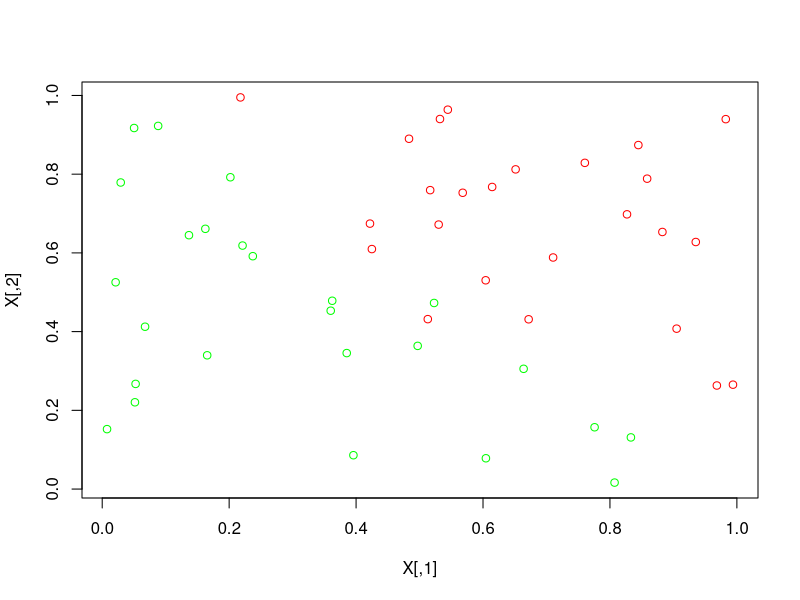

Here is the R script that generated this plot: (Note: this script raises an error after producing the figure.)
generate_points <- function(N, include_func, direction, B_N, B_P) {
    # Create set of 2D points, with binary categorisation split
    # fuzzily either side of 2 2D decision boundary.
    points = matrix(nrow=0, ncol=2)
    while(dim(points)[1] < N)
    {
        P = c(runif(1), runif(1))
        signed_dist = (B_N %*% (P - B_P))[1]
        include_prob = include_func(signed_dist, direction)
        if(runif(1) > include_prob)
            next
        points = rbind(points, P)
    }
    return(points)
}

include_func <- function(signed_dist, direction) {
    # Given a signed distance value from the decision boundary,
    # return whether point is included
    include_prob = 0.5 * (10 * direction * signed_dist + 1)
    include_prob = pmax(pmin(include_prob, 1.0), 0.0)
    include_prob = include_prob ^ 1
    include_prob
}

create_data <- function(N, B_P, B_D) {
    # Create 2D points data, with binary classification indicator
    # and corresponding display color
    B_N = c(-1.0 * B_D[2], B_D[1])

    set_A = generate_points(N/2, include_func, 1.0, B_N, B_P)
    set_B = generate_points(N/2, include_func, -1.0, B_N, B_P)
    X0 = rbind(set_A, set_B)
    Y0 = c(rep(-1, N/2), rep(1, N/2))

    indices0 = rep(0, N)
    for(i in 1:N)
        indices0[i] = i

    indices = sample(indices0, replace=FALSE)

    data = matrix(nrow=0, ncol=4)

    for(i in 1:N)
    {
        if(Y0[indices[i]] == 1)
            col = "red"
        else
            col = "green"
        data = rbind(data, c(X0[indices[i],], Y0[indices[i]], col))
    }
    return(data)
}

objective_function <- function(X, Y, DELTAS){
    # The objective function of the SVM optimisation.
    tmp = 0
    for(i in 1:N)
    {
        for(k in 1:N)
        {
            tmp = tmp + DELTAS[i] * DELTAS[k] * Y[i] * Y[k] * as.numeric(X[i,] %*% X[k,])
        }
    }

    sum(DELTAS) - 0.5 * tmp
}

objective_reduced <- function(X, Y, ZETA, DELTAS, i1, i2) {
    # Determine the values of the 2 indicated variables which maximise
    # the objective function when all other variables are held constant 
    d1_lin = 0.0
    d2_lin = 0.0
    d1_quad = 0.0
    d2_quad = 0.0
    cross_quad = 0.0
    const = 0.0

    for(i in 1:N)
    {
        for(k in 1:N)
        {
            if((i == i1)&&(k == i1))
                d1_quad = d1_quad - 0.5 * (Y[i] * Y[k] * as.numeric(X[i,] %*% X[k,]))
                next
            if((i == i1)&&(k == i2))
                cross_quad = cross_quad - 0.5 * ( Y[i] * Y[k] * as.numeric(X[i,] %*% X[k,]))
                next
            if((i == i2)&&(k == i1))
                cross_quad = cross_quad - 0.5 * (Y[i] * Y[k] * as.numeric(X[i,] %*% X[k,]))
                next
            if((i == i2)&&(k == i2))
                d2_quad = d2_quad - 0.5 * ( Y[i] * Y[k] * as.numeric(X[i,] %*% X[k,]))
                next

            if((i == i1)||(k == i1))
                d1_lin = d1_lin - 0.5 * (Y[i] * Y[k] * as.numeric(X[i,] %*% X[k,]))
                next
            if((i == i2)||(k == i2))
                d2_lin = d2_lin - 0.5 * (Y[i] * Y[k] * as.numeric(X[i,] %*% X[k,]))
                next

            const = const - 0.5 * (DELTAS[i] * DELTAS[k] * Y[i] * Y[k] * as.numeric(X[i,] %*% X[k,]))
        }
    }

    c = const
    for(i in 1:N)
    {
        if((i == i1)||(i == i2))
            next
        c = c + DELTAS[i]
    }

    b = d2_lin - Y[i1] * Y[i2] * d1_lin - d1_quad * Y[i1]^2 * 2 * ZETA * Y[i2] + cross_quad * Y[i1] * ZETA + 1 - Y[i1]*Y[i2]
    a = d2_quad + d1_quad * Y[i1]^2 * Y[i2]^2 - cross_quad * Y[i1] * Y[i2]

    c(a, b, c)
}

# 40 points
N = 50

# Linear decision boundary
B_P = c(1.0, 0.0)
B_D = c(-1.0, 1.0)

# Generate data
data = create_data(N, B_P, B_D)

# Unpack & display data
X = cbind(as.numeric(data[,1]), as.numeric(data[,2]))
Y = as.numeric(data[,3])
cols = data[,4]
plot(X, col=cols)


optimise_simple <- function(C) {
    DELTAS = rep(0, N)
    #runif(N) * C
    epsilon = 0.0001
    diff = 0.01 * C
    
    while(1)
    {
        val = objective_function(X, Y, DELTAS)
        cat("\n", val, " (", Y %*% DELTAS, ")\n")

        for(i in 1:N)
        {
            i1 = as.integer(runif(1) * N)
            i2 = as.integer(runif(1) * N)

            diff1 = (runif(1) - 0.5) * diff

            DELTAS_TENTATIVE = DELTAS
            DELTAS_TENTATIVE[i1] = DELTAS[i1] - diff1
            if(objective_function(X, Y, DELTAS_TENTATIVE) <= val)
                DELTAS_TENTATIVE[i1] = DELTAS[i1] + diff1
            if(objective_function(X, Y, DELTAS_TENTATIVE) <= val)
                next

            DELTAS_TENTATIVE[i1] = min(max(DELTAS_TENTATIVE[i1], 0.0), C)

            constraint_sum = as.numeric(DELTAS_TENTATIVE %*% Y)

            DELTAS_TENTATIVE[i2] = DELTAS_TENTATIVE[i2] - Y[i2] * constraint_sum

            DELTAS = DELTAS_TENTATIVE
        }

        val_new = objective_function(X, Y, DELTAS)
        print(val_new)
    }

    return(DELTAS)
}

optimise_simple_with_constraints <- function(C) {
    DELTAS = runif(N) * C
    epsilon = 0.0001
    diff = 0.01 * C

    while(1)
    {
        val = objective_function(X, Y, DELTAS)
        cat(val, " (", Y %*% DELTAS, ")\n")
        
        for(i in 1:N)
        {
            i1 = as.integer(runif(1) * N) + 1
            i2 = as.integer(runif(1) * N) + 1

            ZETA = 0.0
            for(j in 1:N)
            {
                if(j == i1 || j == i2)
                    next
                ZETA = ZETA - DELTAS[j] * Y[j]
            }

            diff1 = runif(1) * diff
            DELTAS_TENTATIVE = DELTAS
            DELTAS_TENTATIVE[i1] = DELTAS[i1] + diff1
            DELTAS_TENTATIVE[i1] = max(min(DELTAS_TENTATIVE[i1], C), 0.0)
            if(objective_function(X, Y, DELTAS_TENTATIVE) < val)
            {
                DELTAS_TENTATIVE[i1] = DELTAS[i1] - diff1
                DELTAS_TENTATIVE[i1] = max(min(DELTAS_TENTATIVE[i1], C), 0.0)
            }
            
            DELTAS_TENTATIVE[i2] = Y[i2]*(ZETA - DELTAS_TENTATIVE[i1]*Y[i1])
            DELTAS_TENTATIVE[i2] = max(min(DELTAS_TENTATIVE[i2], C), 0.0)
            if(objective_function(X, Y, DELTAS_TENTATIVE) > val)
                DELTAS = DELTAS_TENTATIVE
        }

        val_new = objective_function(X, Y, DELTAS)
        if(abs(val - val_new) < epsilon)
            break
    }

    return(DELTAS)
}


optimise_SOM <- function(C) {
    DELTAS = rep(C, N)
    epsilon = 0.0001
    diff = 0.05

    iter = 0

    while(1)
    {
        val = objective_function(X, Y, DELTAS)
        cat(val, " (", Y %*% DELTAS, ")\n")

        indices = sample(1:N)

        for(half in 0:(N/2 - 1))
        {
            i1 = indices[half * 2 + 1]
            i2 = indices[half * 2 + 2]

            ZETA = DELTAS[i1] * Y[i1] + DELTAS[i2] * Y[i2]

            tmp = objective_reduced(X, Y, ZETA, DELTAS, i1, i2)
            a = tmp[1]
            b = tmp[2]  
            c = tmp[3]                          

            inner = b^2 - 4 * a * c
            if(inner < 0)
                next

            OLD1 = DELTAS[i1]
            OLD2 = DELTAS[i2]

            d2 = (-1.0 * b + sqrt(inner) ) / (2.0 * a)
            d2 = max(d2, 0.0)
            sol_01_d2 = min(d2, C)
            sol_01_d1 = Y[i1]*(ZETA - d2*Y[i2])
            DELTAS[i1] = sol_01_d1
            DELTAS[i2] = sol_01_d2
            val_new_01 = objective_function(X, Y, DELTAS)

            d2 = (-1.0 * b - sqrt(inner) ) / (2.0 * a)
            d2 = max(d2, 0.0)
            sol_02_d2 = min(d2, C)
            sol_02_d1 = Y[i1]*(ZETA - d2*Y[i2])
            DELTAS[i1] = sol_02_d1
            DELTAS[i2] = sol_02_d2
            val_new_02 = objective_function(X, Y, DELTAS)

            if(max(val_new_01, val_new_02) > val)
            {
                if(val_new_01 > val_new_02)
                {
                    DELTAS[i1] = sol_01_d1
                    DELTAS[i2] = sol_01_d2
                }
                else
                {
                    DELTAS[i1] = sol_02_d1
                    DELTAS[i2] = sol_02_d2
                }
            }
            else
            {
                DELTAS[i1] = OLD1
                DELTAS[i2] = OLD2
            }
        }

        val_new = objective_function(X, Y, DELTAS)
        if(abs(val - val_new) < epsilon)
            break

        #iter = iter + 1
        #if(iter == 100)
        #   break
    }

    return(DELTAS)
}

# Solve the SVM
DELTAS = optimise_simple(C)

# Display the data again, with support vectors highlighted
# in blue.
cols2 = cols
for(i in 1:N)
{
    if(DELTAS[i] != 0.0)
        cols2[i] = "blue"
}
plot(X, col=cols2)


# Compute the decision boundary vector from the support vector values
B = c(0, 0)
for(i in 1:N)
{
    if(DELTAS[i] != 0.0)
        B = B + DELTAS[i] * X[i,] * Y[i]
}

for(i in 1:N)
{
    if(DELTAS[i] == 0)
        next

    ri = C - DELTAS[i]
    if(ri != 0.0)
    {
        B0 <<- Y[i] - as.numeric(B %*% X[i,])
        break
    }
}

decision_boundary_function <- function(x) {
    # Decision boundary line as an x/y function
    (-B0 - B[1]*x) / B[2]
}

# Plot the decision boundary
curve(decision_boundary_function, add=TRUE)
